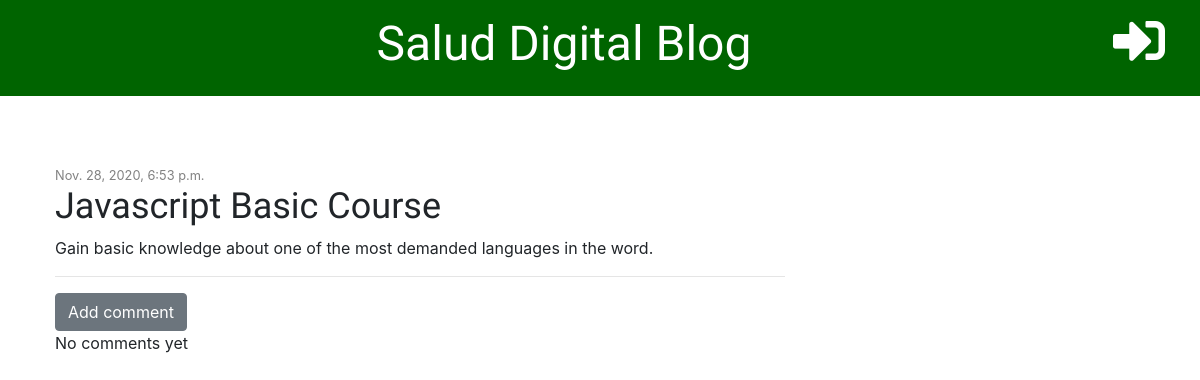
/post/5/, run on the app's committed database.
### blog/models.py (models this page shows, shortened)
class Post(models.Model):
    author = models.ForeignKey('auth.User', on_delete=models.CASCADE)
    title = models.CharField(max_length=200)
    text = models.TextField()
    date = models.DateTimeField(default=timezone.now)
    published_date = models.DateTimeField(blank=True, null=True)

### blog/views.py (the view)
# urls.py: path('post/<int:pk>/', views.post_detail, name='post_detail'),
def post_detail(request, pk):
    post = get_object_or_404(Post, pk=pk)
    stuff_for_frontend = {'post' : post}
    return render(request, 'blog/post_detail.html', stuff_for_frontend)

### blog/templates/blog/post_detail.html (shortened to what this page needs)
{% extends 'blog/base.html' %}
{% block content %}
    <div class="posts">
            {% if post.published_date %}
                <div class="date">
                {{ post.published_date }}
                </div>
            {% else %}
                <button><a href="{% url 'post_publish' pk=post.pk %}" class="btn btn-primary">Publish</a></button>
            {% endif %}
        <h2>{{post.title}}</h2>
        <p>{{post.text|linebreaksbr}}</p>
    </div>
    <hr>
    <a href="{% url 'add_comment_to_post' pk=post.pk %}" class="btn btn-secondary">Add comment</a>
    {% for comment in post.comments.all %}
        <div class="comment">
            <div class="date">
                {{comment.date}}
            </div>
            <a href="{% url 'comment_remove' pk=comment.pk %}" class="btn btn-danger"><i class="fas fa-trash-alt"></i></a>
            <strong>{{comment.author}}</strong>
            <p>{{comment.text}} </p>
        </div>
        {% empty %}
            <p>No comments yet</p>
    {% endfor %}
{% endblock %}

### blog/static/css/blog.css (style rules this page uses)
h1, h2, h3, h4 { font-family: 'Tangerine', 'Inconsolata', 'Droid Sans', serif; font-size: 36px; }
.date { color: #828282; font-size: 0.8em; }
.posts { margin-top: 70px; }

### data on the page
Post: published_date "Nov. 28, 2020, 6:53 p.m.", title "Javascript Basic Course", text "Gain basic knowledge about one of the most demanded languages in the word."
